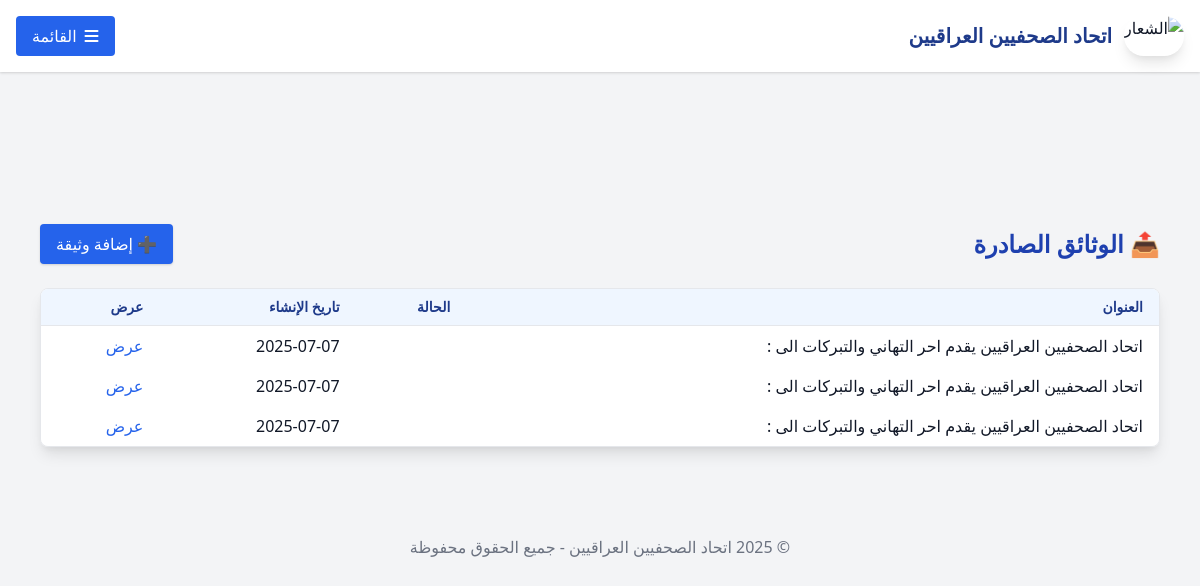
/outgoing/ (signed in), run on the app's committed database.
### notes/models.py (models this page shows, shortened)
class Note(models.Model):
    TYPE_CHOICES = [
        ('administrative', 'أمر إداري'),
        ('official', 'كتاب رسمي'),
        ('circular', 'تعميم'),
    ]
    DIRECTION_CHOICES = [
        ('outgoing', 'صادرة'),
        ('incoming', 'واردة'),
    ]
    title = models.CharField("عنوان الوثيقة", max_length=255)
    content = models.TextField("محتوى الوثيقة", blank=True, null=True)
    doc_type = models.CharField("نوع الوثيقة", max_length=20, choices=TYPE_CHOICES, default='official')
    direction = models.CharField("جهة الوثيقة", max_length=10, choices=DIRECTION_CHOICES, default='outgoing')  # ✅ جديد
    file = models.FileField("ملف مرفق (PDF)", upload_to='documents/', blank=True, null=True)
    stamp = models.ImageField("الختم", upload_to='documents/', blank=True, null=True)
    signature = models.ImageField("التوقيع", upload_to='documents/', blank=True, null=True)
    issuer_name = models.CharField("اسم الجهة المصدرة", max_length=255, blank=True, null=True)
    recipient_name = models.CharField("اسم الجهة المستقبلة", max_length=255, blank=True, null=True)  # جديد
    created_by = models.ForeignKey(User, on_delete=models.CASCADE, related_name='notes')
    access_token = models.UUIDField(default=uuid.uuid4, unique=True, editable=False)
    created_at = models.DateTimeField("تاريخ الإضافة", auto_now_add=True)
    expiry_date = models.DateTimeField("تاريخ انتهاء الصلاحية", blank=True, null=True)
    is_archived = models.BooleanField("أرشفة", default=False)
    is_deleted = models.BooleanField("تم الحذف؟", default=False)
    tags = models.ManyToManyField(Tag, verbose_name="الوسوم", blank=True)

### notes/views.py (the view)
# urls.py: path('outgoing/', views.outgoing_notes, name='outgoing_notes'),
@login_required
def outgoing_notes(request):
    return render(request, 'notes/outgoing_notes.html', {
        'notes': Note.objects.filter(created_by=request.user, is_deleted=False).order_by('-created_at')
    })

### templates/notes/outgoing_notes.html (shortened to what this page needs)
{% extends 'base.html' %}
{% block content %}
<div class="mt-24 px-6">
    <div class="flex items-center justify-between mb-6">
        <h2 class="text-2xl font-bold text-blue-800 flex items-center gap-2">📤 الوثائق الصادرة</h2>
        <a href="{% url 'create_note' %}" class="bg-blue-600 text-white px-4 py-2 rounded shadow hover:bg-blue-700 transition">➕ إضافة وثيقة</a>
    </div>
    {% if notes %}
    <div class="overflow-x-auto rounded-lg shadow-lg border border-gray-200">
        <table class="min-w-full bg-white divide-y divide-gray-200">
            <thead class="bg-blue-50">
                <tr>
                    <th class="px-4 py-2 text-right text-sm font-semibold text-blue-900">العنوان</th>
                    <th class="px-4 py-2 text-right text-sm font-semibold text-blue-900">الحالة</th>
                    <th class="px-4 py-2 text-right text-sm font-semibold text-blue-900">تاريخ الإنشاء</th>
                    <th class="px-4 py-2 text-right text-sm font-semibold text-blue-900">عرض</th>
                </tr>
            </thead>
            <tbody>
                {% for note in notes %}
                <tr class="hover:bg-blue-50">
                    <td class="px-4 py-2">{{ note.title }}</td>
                    <td class="px-4 py-2">{{ note.status }}</td>
                    <td class="px-4 py-2">{{ note.created_at|date:'Y-m-d' }}</td>
                    <td class="px-4 py-2">
                        <a href="{% url 'note_detail' note.id %}" class="text-blue-600 hover:underline">عرض</a>
                    </td>
                </tr>
                {% endfor %}
            </tbody>
        </table>
    </div>
    {% else %}
    <div class="text-center text-gray-500 py-8">لا توجد وثائق صادرة حالياً</div>
    {% endif %}
</div>
{% endblock %}

### data on the page
Note: title "اتحاد الصحفيين العراقيين يقدم احر التهاني والتبركات الى :", created_at "2025-07-07"
Note: title "اتحاد الصحفيين العراقيين يقدم احر التهاني والتبركات الى :", created_at "2025-07-07"
Note: title "اتحاد الصحفيين العراقيين يقدم احر التهاني والتبركات الى :", created_at "2025-07-07"
